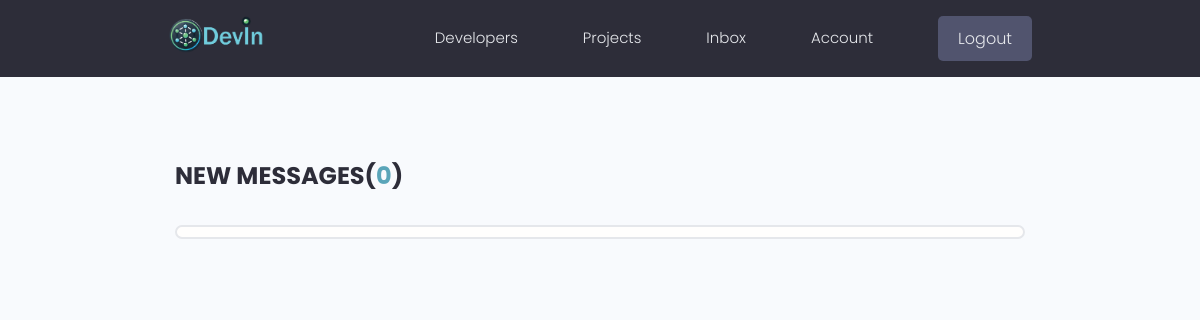
Before: /inbox (signed in) with the older database file.
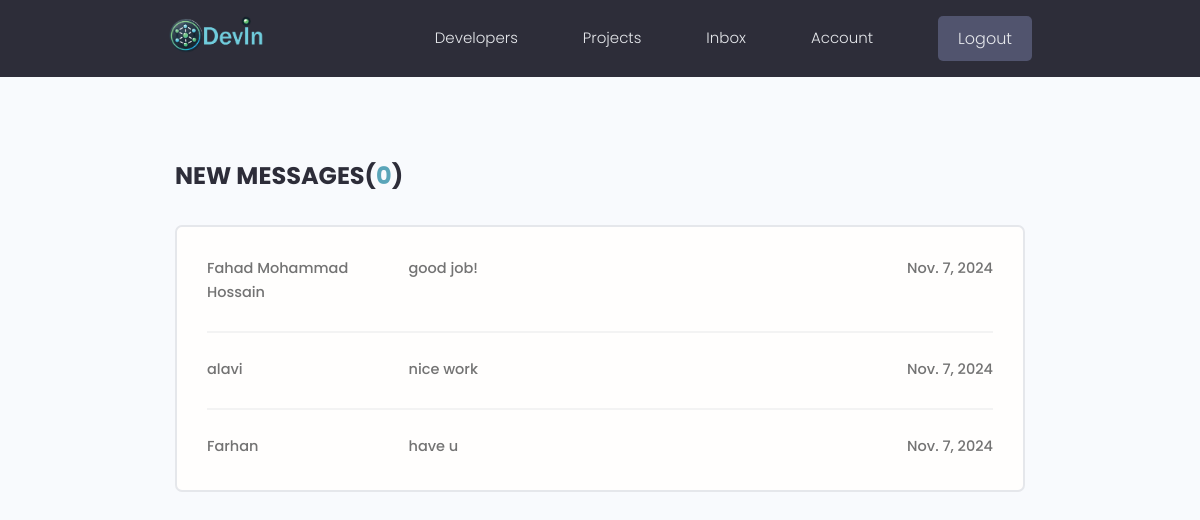
After: the same page with the newer database file.
### users/models.py (models this page shows, shortened)
class Messages(models.Model):
    sender = models.ForeignKey(Profile ,on_delete=models.SET_NULL , null=True , blank=True )#    on_delete=models.SET_NULL if user delted chat will remain like facebook
    recipient =  models.ForeignKey(Profile ,on_delete=models.SET_NULL , null=True , blank=True ,related_name='message')#    related_name='message' joinig with the profile model
    name = models.CharField(max_length=200, blank=True, null=True)
    email = models.EmailField(max_length=200, blank=True, null=True)
    subject = models.CharField(max_length=200, blank=True, null=True)
    body = models.TextField()
    is_read =models.BooleanField(default=False , null = True)
    created = models.DateField(auto_now_add=True)
    id = models.UUIDField(default=uuid.uuid4, unique=True, primary_key=True, editable=False)
    class Meta:
        ordering = ['is_read', 'created']

### users/views.py (the view)
# urls.py: path('inbox', views.inbox , name='inbox'),
@login_required(login_url='login')
def inbox(request):
    profile = request.user.profile
    messageRequests = profile.message.all() #related_name = message in the model that conneted it to profile
    unreadCount = messageRequests.filter(is_read = False).count() #counting unread messsages
    context ={'messageRequests' : messageRequests , 'unreadCount': unreadCount}
    return render(request, 'users/inbox.html',context)

### users/templates/users/inbox.html (shortened to what this page needs)
{% extends 'main.html' %}
{% load static %}
{% block content %}
  <main class="inbox my-xl">
    <div class="content-box">
      <h3 class="inbox__title">New Messages(<span>{{unreadCount}}</span>)</h3>
      <ul class="messages">
        {% for message in messageRequests %}
        {% if message.is_read == False %}
        <li class="message message--unread">
          {% else %}
          <li class="message">
          {% endif %}
          <a href="{% url 'message' message.id %}">
            <span class="message__author">{{message.name}}</span>
            <span class="message__subject">{{message.subject}}</span>
            <span class="message__date">{{message.created}}</span>
          </a>
        </li>
       {% endfor %}
      </ul>
    </div>
  </main>
  {% endblock %}

Changed rows visible on the page:
added Messages: name "Fahad Mohammad Hossain", subject "good job!", created "Nov. 7, 2024"
added Messages: name "alavi", subject "nice work", created "Nov. 7, 2024"
added Messages: name "Farhan", subject "have u", created "Nov. 7, 2024"
